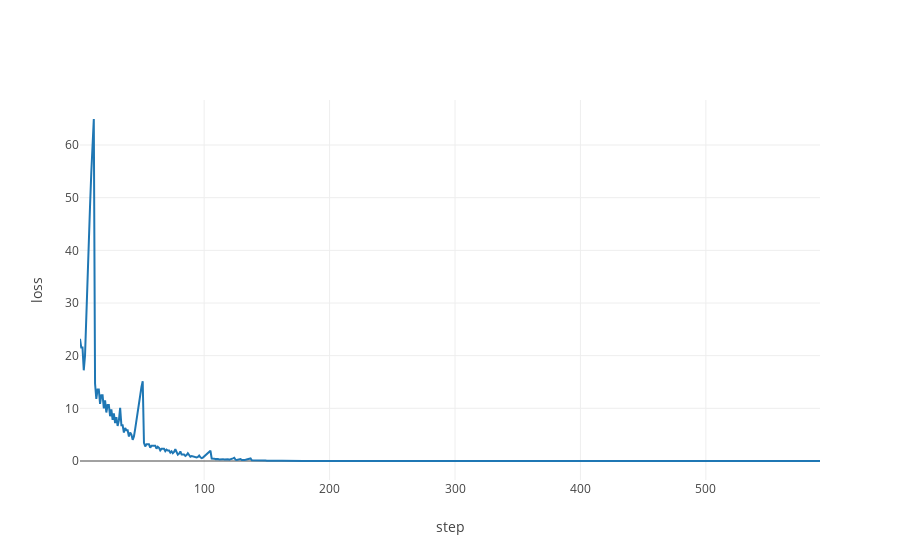

Notebook code cell kept with this figure:
### Markdown cell above
## Plot loss history

### Code cell
x_plot = list(range(1, len(loss_history) + 1))
y_plot = list(loss_history)
data = [go.Scatter(x=x_plot, y=y_plot)]
layout = go.Layout(xaxis={'title': 'step'}, yaxis={'title': 'loss'})
figure = go.Figure(data = data, layout = layout)
plotly.iplot(figure)

### Figure 1 — Plotly figure (JSON) as saved in the notebook; plotly's stock layout.template omitted (floating-point values rounded to 4 significant figures; data arrays with more than 128 entries replaced by an {"elided": "..."} marker saying what was removed)
{"data": [{"type": "scatter", "uid": "0b77de10-dbd7-11e8-a3e5-dc85decdd84f", "x": {"elided": "591 int values"}, "y": {"elided": "591 float values"}}], "layout": {"xaxis": {"title": "step"}, "yaxis": {"title": "loss"}}}
